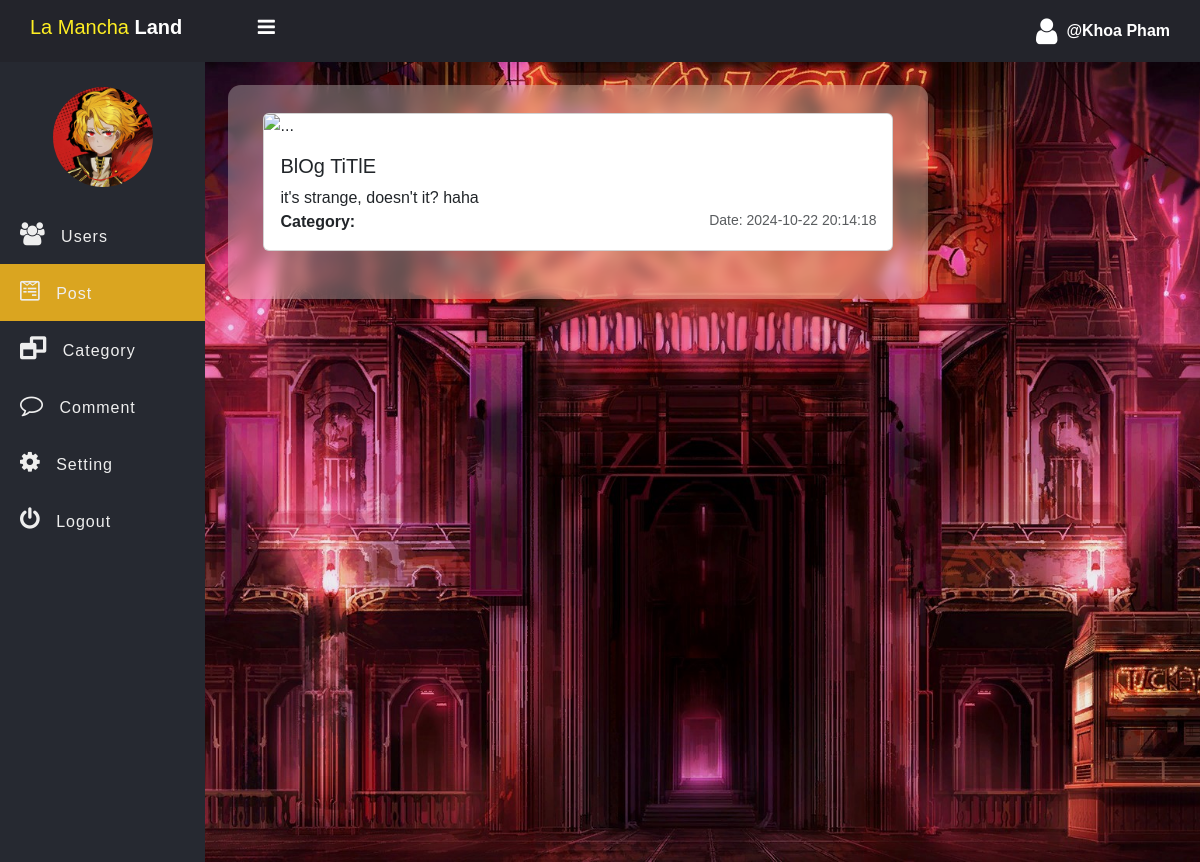
Page /admin/single_post.php?post_id=2 (signed in) on the earlier database version.
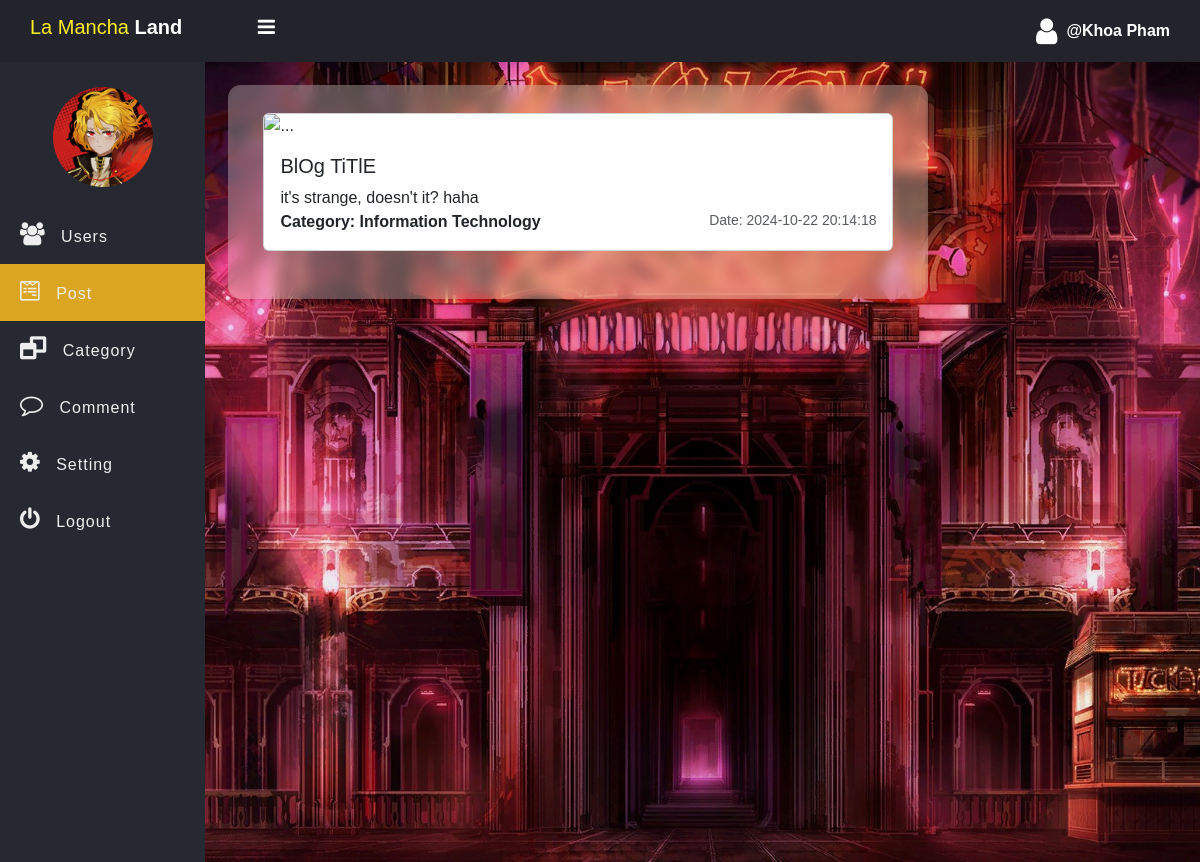
Same page on the later database version.
### tables this page shows
CREATE TABLE `category` (
  `id` int(11) NOT NULL,
  `category` varchar(127) NOT NULL
);

### admin/data/Post.php (called while the page is built, shortened)
<?php
function getById($conn, $id){
    $sql = "SELECT * FROM post WHERE post_id = ?";
    $stmt = $conn->prepare($sql);
    $stmt->execute([$id]);
    if($stmt->rowCount() >= 1){
        $data = $stmt->fetch();
        return $data;
    }else{
        return 0;
    }
}
function getCategoryById($conn, $id){
    $sql = "SELECT * FROM category WHERE id = ?";
    $stmt = $conn->prepare($sql);
    $stmt->execute([$id]);
    if($stmt->rowCount() >= 1){
        $data = $stmt->fetch();
        return $data;
    }else{
        return 0;
    }
}
?>

### admin/single_post.php (the view, shortened to what this page needs)
<?php
if (isset($_SESSION['admin_id']) && isset($_SESSION['username']) && isset($_GET['post_id'])) {
    $post_id = $_GET['post_id'];
    include_once("data/Post.php");
    include_once("../db_conn.php");
    $post = getById($conn, $post_id);
    $category = getCategoryById($conn, $post['category']);
 ?>
<!DOCTYPE html>
<html>
<head>
	<link rel="stylesheet" href="https://stackpath.bootstrapcdn.com/font-awesome/4.7.0/css/font-awesome.min.css">
	<link rel="stylesheet" href="../css/side-bar.css">
    <link rel="stylesheet" href="../css/style.css">
    <link href="https://cdn.jsdelivr.net/npm/bootstrap@5.3.3/dist/css/bootstrap.min.css"
    rel="stylesheet">
</head>
<body class="page-1">
    <?php
    include "inc/side-nav.php" ;
    ?>
    <div class="main-single-post">
        <div class="card main-blog-card mb-5">
            <img src="../upload/blog/<?= $post['cover_url'] ?>" class="card-img-top" alt="...">
            <div class="card-body">
                <h5 class="card-title"><?= $post['post_title'] ?></h5>
                <?= $post['post_text'] ?>
                <p class="card-text d-flex justify-content-between">
                    <b>Category: <?=$category['category']?></b>
                    <small class="text-body-secondary">Date: <?= $post['created_at'] ?></small>
                </p>
            </div>
        </div>
    </div>
	</section>
	</div>
</body>
</html>
<?php
} else {
    header("Location: ../admin-login.php");
    exit;
}
?>

Differences in the rows shown:
added category: category "Information Technology"
